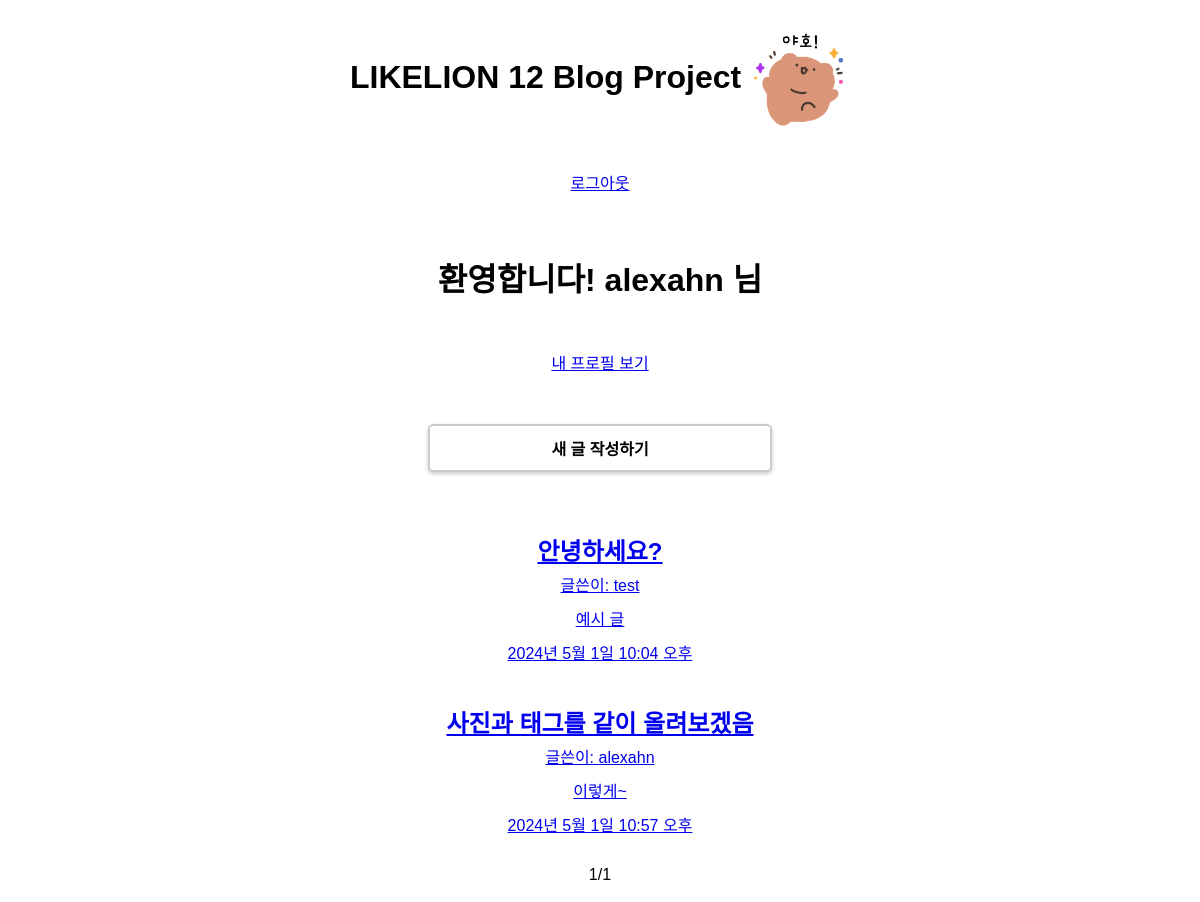
The page / (signed in) on the database its author committed.
### users/models.py (models this page shows)
class CustomUser(AbstractUser):
  email = models.EmailField(max_length=100, unique=True)
  first_name = models.CharField(max_length=100, blank=False)
  last_name = models.CharField(max_length=100, blank=False)

### blog/models.py (models this page shows, shortened)
class Blog(models.Model):
    title = models.CharField(max_length=100)
    created_at = models.DateTimeField(auto_now_add=True)
    content = models.TextField()
    image = models.ImageField(upload_to='blog/', null=True)
    author = models.ForeignKey(settings.AUTH_USER_MODEL, on_delete=models.CASCADE, null=True, related_name='blogs') #! 좋아요 기능 추가
    tag = models.ManyToManyField(to='Tag', blank=True)
    like_users = models.ManyToManyField(settings.AUTH_USER_MODEL, related_name='like_blogs', blank=True)
    class Meta:
        db_table = 'blog'
    def summary(self):
        return self.content[:100]

### blog/views.py (the view)
# urls.py: path('', views.home, name='home'),
def home(request):
    blogs = Blog.objects.all()
    paginator = Paginator(blogs, 3)
    page_number = request.GET.get('page')
    page_obj = paginator.get_page(page_number)
    return render(request,'home.html',{'page_obj':page_obj})

### blog/templates/home.html (shortened to what this page needs)
{% extends "base.html" %} {% load static %}  {% block extrahead %}
<link rel="stylesheet" href="{% static 'blog/css/style.css' %}" />
{% endblock extrahead %} {% block content %}
<h1>
  LIKELION 12 Blog Project
  <img src="{% static 'blog/img/emoticon.png' %}" alt="이모티콘" />
</h1>
<div>
  {% if user.is_authenticated %}
  <a href="users/logout">로그아웃</a>
  <h1>환영합니다! {{user.username}} 님</h1>
  <a href="{% url 'profile' user.id %}">내 프로필 보기</a>
  <a class="new-post__button" href="{% url 'blog:new' %}">새 글 작성하기</a>
  {% else %}
  <a href="users/signup">회원가입</a>
  <a href="users/login">로그인</a>
  {% endif %}
</div>
<div>
  {% for blog in page_obj %}
  <a href="{% url 'blog:detail' blog.id %}">
    <h2>{{blog.title}}</h2>
    <p>글쓴이: {{blog.author}}</p>
    <p>{{blog.summary}}</p>
    <p>{{blog.created_at}}</p>
  </a>
  {% endfor %}
</div>
<span>
  <p>{{page_obj.number}}</p>
  <p>/</p>
  <p>{{page_obj.paginator.num_pages}}</p>
</span>
{% endblock content %}

### blog/static/blog/css/style.css (style rules this page uses)
body { font-family: Arial, sans-serif; text-align: center; }
h1 { font-size: 2em; margin: 30px 0 20px; }
.new-post__button { display: block; margin: 20px auto; width: 300px; padding: 10px 20px; color: #000; font-weight: bold; text-decoration: none; border-radius: 5px; border: 2px solid #ccc; background-color: #fff; box-shadow: 0px 2px 4px rgba(0, 0, 0, 0.2); transition: background-color 0.3s ease-out; }
div { margin-top: 40px; display: flex; flex-direction: column; gap: 30px; }
h2 { font-size: 1.5em; margin: 0 0 5px; font-weight: bold; }
p { margin: 0 0 10px; }
img { display: inline-block; vertical-align: middle; width: 100px; }
span { display: flex; align-items: center; justify-content: center; margin: 20px auto 0; width: 50rem; }

### rows shown on the page
CustomUser: username "alexahn"
Blog: title "안녕하세요?", author "test", summary "예시 글", created_at "2024년 5월 1일 10:04 오후"
Blog: title "사진과 태그를 같이 올려보겠음", author "alexahn", summary "이렇게~", created_at "2024년 5월 1일 10:57 오후"

### other values the page prints
{{ page_obj.number }} "1"
{{ page_obj.paginator.num_pages }} "1"
